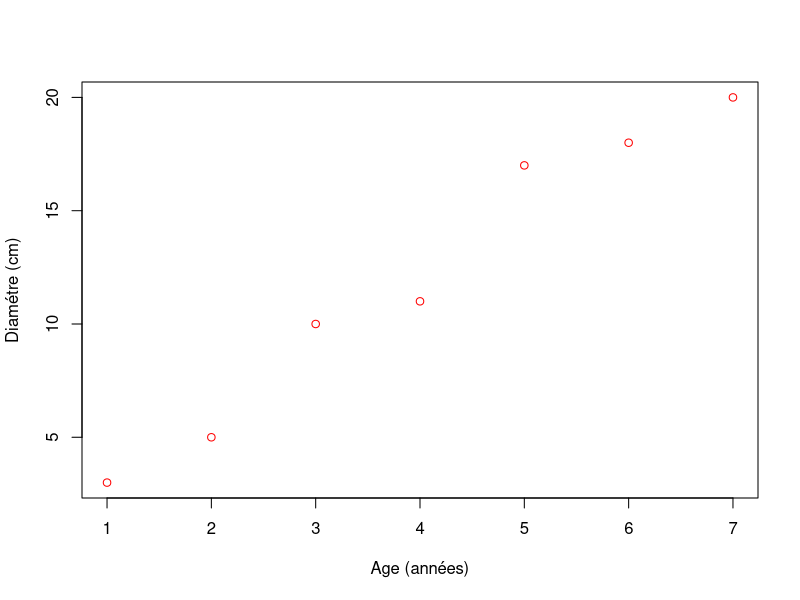
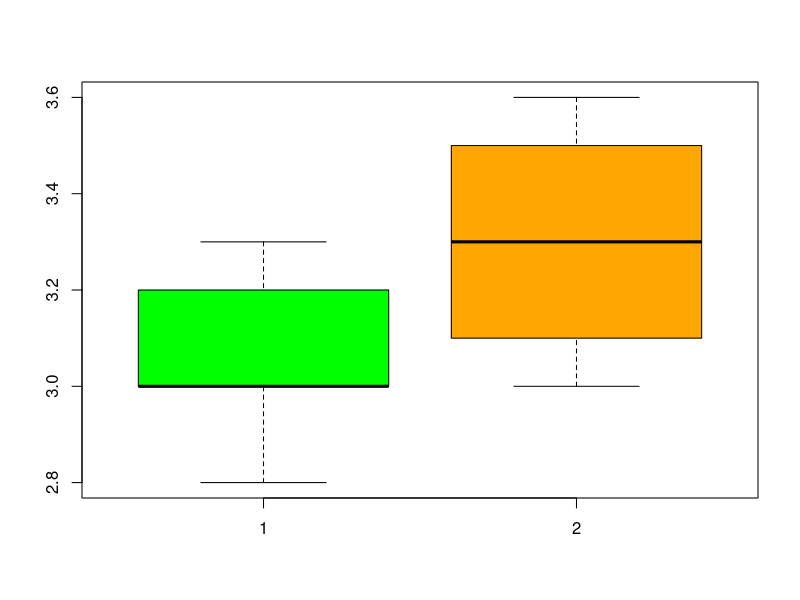
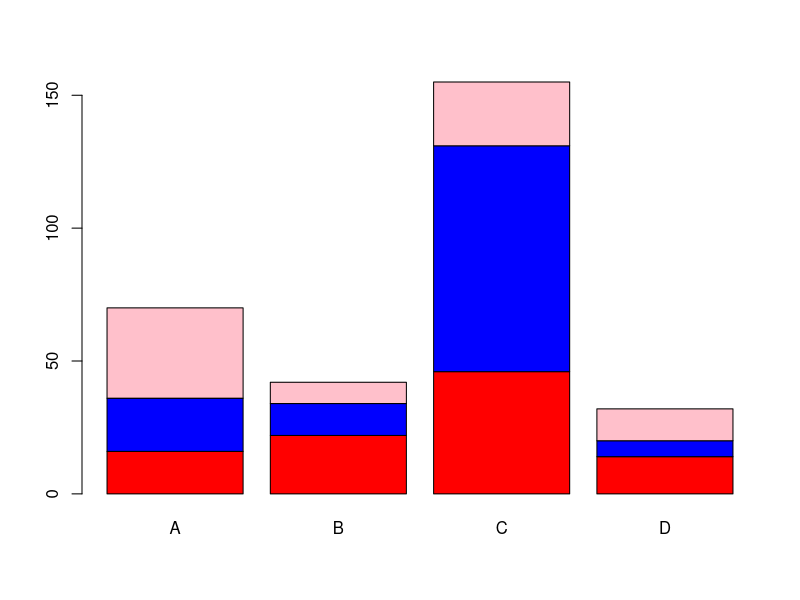

These figures' R source, in order:
# Cas où X et Y sont quantitatifs
# Exemple : Etude de la liaison entre Age et Diamètre
age = 1:7
diam = c(3,5,10,11,17,18,20)
# Nuage de points
plot(age,diam,xlab="Age (années)",ylab = "Diamétre (cm)",col="red")
cor(age,diam) 
# Le nuage montre que les variables age et diamètre sont linéaire.
# Si l'une des variables augmente l'autre augmente aussi
# le coefficient de corrélation r= 0.9844952 qui est très 
# proche de 1 montre les deux variables sont fortement
# positivement corrélées.

# On veut tester H0 : r=0 (pas de liaison linéaire) 
# contre H1 : r¡=0 (liaison linéaire) au seuil de 5%  

cor.test(age,diam)

# la p.value du test est égale à 5.702.10^-5 qui est inférieure
# à 5%, donc on rejette H0. 
# Avec un risque de 5%, les deux variables sont liées
#linéairement

# Cas où X qualitatif et Y quantitatif
femme =c(2.8,3,3,3.2,3.3)
homme=c(3,3.2,3.4,3.6)
boxplot(femme,homme,col=c("green","orange"))
# Au vue de ce graphique, on observe une différence visible 
#entre les boites à moustaches, donc il y a bien une influence
# de la variable sexe sur la variable poids.

#cas où X et Y sont qualitatifs
Mat1 = rbind(c(16,22,46,14),c(20,12,85,6),c(34,8,24,12))
tabcont = as.table(Mat1)
dimnames(tabcont) = list(Division=c("D1","D2","D3"),Type=c("A","B","C","D"))
barplot(tabcont,col=c("red","blue","pink"))
# Au vue de ce graphique, les deux variables
# division et type de défectuosité sont
# liées

# Notons par X:division et Y : type de défectuosité
# On veut tester H0: X et Y sont indépendants
# contre H1 :  X et Y sont dépendants au seuil de 5%
chisq.test(tabcont)
# La p.value du test est égale à 2.28.10^-8 qui 
#est inférieure à 5%. Donc on rejette H0.
#Donc, avec un risque de 5%, la division et le type
# sont liés.

